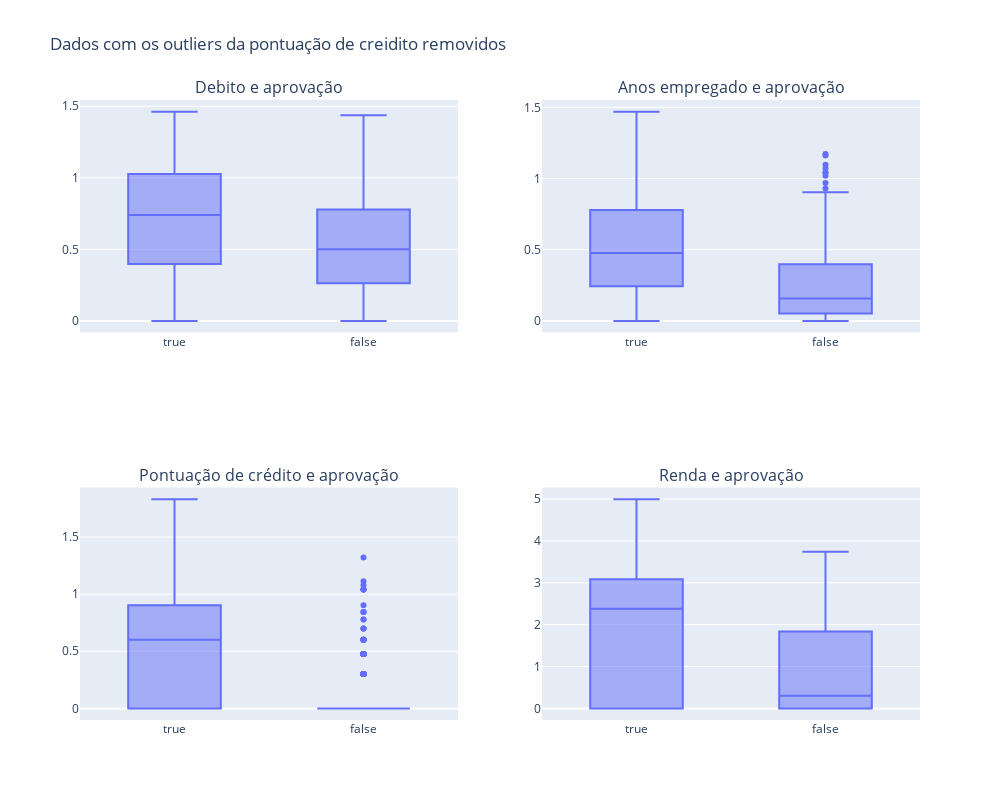

Write notebook code for a chart like this one.
### Code cell
fig1 = px.box(df_log, x='approved', y='debt', title='Debito e aprovação')
fig2 = px.box(df_log, x='approved', y='years_employed', title='Anos empregado e aprovação')
fig3 = px.box(df_log, x='approved', y='credit_score', title='Pontuação de crédito e aprovação')
fig4 = px.box(df_log, x='approved', y='income', title='Renda e aprovação')

fig_combined = make_subplots(rows=2, cols=2, subplot_titles=(
    'Debito e aprovação', 'Anos empregado e aprovação', 'Pontuação de crédito e aprovação', 'Renda e aprovação'))

# Adicionar os gráficos à figura combinada
fig_combined.add_trace(fig1.data[0], row=1, col=1)
fig_combined.add_trace(fig2.data[0], row=1, col=2)
fig_combined.add_trace(fig3.data[0], row=2, col=1)
fig_combined.add_trace(fig4.data[0], row=2, col=2)

fig_combined.update_layout(height=800, width=1000,
                           title_text="Dados com os outliers da pontuação de creidito removidos")
fig_combined.show()

### Figure 1 — Plotly figure (JSON) as saved in the notebook; plotly's stock layout.template omitted (floating-point values rounded to 4 significant figures; data arrays with more than 128 entries replaced by an {"elided": "..."} marker saying what was removed)
{"data": [{"alignmentgroup": "True", "hovertemplate": "approved=%{x}<br>debt=%{y}<extra></extra>", "legendgroup": "", "marker": {"color": "#636efa"}, "name": "", "notched": false, "offsetgroup": "", "orientation": "v", "showlegend": false, "x": {"elided": "662 bool values"}, "x0": " ", "xaxis": "x", "y": {"elided": "662 float values"}, "y0": " ", "yaxis": "y", "type": "box"}, {"alignmentgroup": "True", "hovertemplate": "approved=%{x}<br>years_employed=%{y}<extra></extra>", "legendgroup": "", "marker": {"color": "#636efa"}, "name": "", "notched": false, "offsetgroup": "", "orientation": "v", "showlegend": false, "x": {"elided": "662 bool values"}, "x0": " ", "xaxis": "x2", "y": {"elided": "662 float values"}, "y0": " ", "yaxis": "y2", "type": "box"}, {"alignmentgroup": "True", "hovertemplate": "approved=%{x}<br>credit_score=%{y}<extra></extra>", "legendgroup": "", "marker": {"color": "#636efa"}, "name": "", "notched": false, "offsetgroup": "", "orientation": "v", "showlegend": false, "x": {"elided": "662 bool values"}, "x0": " ", "xaxis": "x3", "y": {"elided": "662 float values"}, "y0": " ", "yaxis": "y3", "type": "box"}, {"alignmentgroup": "True", "hovertemplate": "approved=%{x}<br>income=%{y}<extra></extra>", "legendgroup": "", "marker": {"color": "#636efa"}, "name": "", "notched": false, "offsetgroup": "", "orientation": "v", "showlegend": false, "x": {"elided": "662 bool values"}, "x0": " ", "xaxis": "x4", "y": {"elided": "662 float values"}, "y0": " ", "yaxis": "y4", "type": "box"}], "layout": {"xaxis": {"anchor": "y", "domain": [0.0, 0.45]}, "yaxis": {"anchor": "x", "domain": [0.625, 1.0]}, "xaxis2": {"anchor": "y2", "domain": [0.55, 1.0]}, "yaxis2": {"anchor": "x2", "domain": [0.625, 1.0]}, "xaxis3": {"anchor": "y3", "domain": [0.0, 0.45]}, "yaxis3": {"anchor": "x3", "domain": [0.0, 0.375]}, "xaxis4": {"anchor": "y4", "domain": [0.55, 1.0]}, "yaxis4": {"anchor": "x4", "domain": [0.0, 0.375]}, "annotations": [{"font": {"size": 16}, "showarrow": false, "text": "Debito e aprovação", "x": 0.225, "xanchor": "center", "xref": "paper", "y": 1.0, "yanchor": "bottom", "yref": "paper"}, {"font": {"size": 16}, "showarrow": false, "text": "Anos empregado e aprovação", "x": 0.775, "xanchor": "center", "xref": "paper", "y": 1.0, "yanchor": "bottom", "yref": "paper"}, {"font": {"size": 16}, "showarrow": false, "text": "Pontuação de crédito e aprovação", "x": 0.225, "xanchor": "center", "xref": "paper", "y": 0.375, "yanchor": "bottom", "yref": "paper"}, {"font": {"size": 16}, "showarrow": false, "text": "Renda e aprovação", "x": 0.775, "xanchor": "center", "xref": "paper", "y": 0.375, "yanchor": "bottom", "yref": "paper"}], "title": {"text": "Dados com os outliers da pontuação de creidito removidos"}, "height": 800, "width": 1000}}
